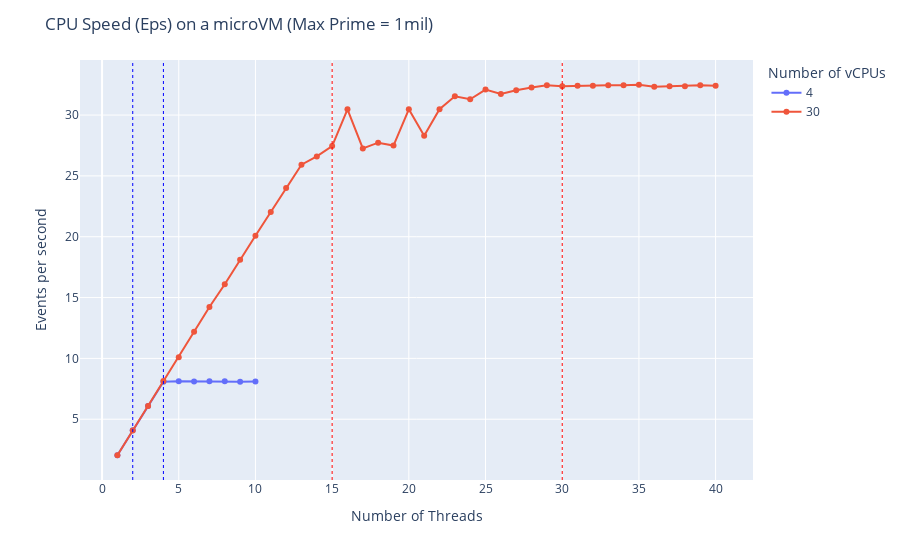

Notebook code for this chart:
### Code cell
fig = px.line(dff, x='Number of Threads', y='Events per second', color='Number of vCPUs', markers=True)
fig.add_vline(x=2, line_width=1, line_dash="dot", line_color="blue")
fig.add_vline(x=4, line_width=1, line_dash="dot", line_color="blue")
fig.add_vline(x=15, line_width=1, line_dash="dot", line_color="red")
fig.add_vline(x=30, line_width=1, line_dash="dot", line_color="red")
fig['layout'].update(title='CPU Speed (Eps) on a microVM (Max Prime = 1mil)')
fig.show()

### Figure 1 — Plotly figure (JSON) as saved in the notebook; plotly's stock layout.template omitted (floating-point values rounded to 4 significant figures)
{"data": [{"hovertemplate": "Number of vCPUs=4<br>Number of Threads=%{x}<br>Events per second=%{y}<extra></extra>", "legendgroup": "4", "line": {"color": "#636efa", "dash": "solid"}, "marker": {"symbol": "circle"}, "mode": "lines+markers", "name": "4", "orientation": "v", "showlegend": true, "type": "scatter", "x": [1, 2, 3, 4, 5, 6, 7, 8, 9, 10], "xaxis": "x", "y": [2.04, 4.09, 6.08, 8.09, 8.13, 8.11, 8.13, 8.13, 8.09, 8.1], "yaxis": "y"}, {"hovertemplate": "Number of vCPUs=30<br>Number of Threads=%{x}<br>Events per second=%{y}<extra></extra>", "legendgroup": "30", "line": {"color": "#EF553B", "dash": "solid"}, "marker": {"symbol": "circle"}, "mode": "lines+markers", "name": "30", "orientation": "v", "showlegend": true, "type": "scatter", "x": [1, 2, 3, 4, 5, 6, 7, 8, 9, 10, 11, 12, 13, 14, 15, 16, 17, 18, 19, 20, 21, 22, 23, 24, 25, 26, 27, 28, 29, 30, 31, 32, 33, 34, 35, 36, 37, 38, 39, 40], "xaxis": "x", "y": [2.04, 4.08, 6.08, 8.14, 10.09, 12.2, 14.23, 16.09, 18.11, 20.08, 22.03, 24.01, 25.92, 26.6, 27.45, 30.47, 27.26, 27.73, 27.49, 30.47, 28.29, 30.48, 31.54, 31.3, 32.09, 31.73, 32.04, 32.27, 32.45, 32.37, 32.41, 32.4, 32.44, 32.44, 32.49, 32.33, 32.36, 32.37, 32.45, 32.4], "yaxis": "y"}], "layout": {"legend": {"title": {"text": "Number of vCPUs"}, "tracegroupgap": 0}, "margin": {"t": 60}, "shapes": [{"line": {"color": "blue", "dash": "dot", "width": 1}, "type": "line", "x0": 2, "x1": 2, "xref": "x", "y0": 0, "y1": 1, "yref": "y domain"}, {"line": {"color": "blue", "dash": "dot", "width": 1}, "type": "line", "x0": 4, "x1": 4, "xref": "x", "y0": 0, "y1": 1, "yref": "y domain"}, {"line": {"color": "red", "dash": "dot", "width": 1}, "type": "line", "x0": 15, "x1": 15, "xref": "x", "y0": 0, "y1": 1, "yref": "y domain"}, {"line": {"color": "red", "dash": "dot", "width": 1}, "type": "line", "x0": 30, "x1": 30, "xref": "x", "y0": 0, "y1": 1, "yref": "y domain"}], "title": {"text": "CPU Speed (Eps) on a microVM (Max Prime = 1mil)"}, "xaxis": {"anchor": "y", "domain": [0, 1], "title": {"text": "Number of Threads"}}, "yaxis": {"anchor": "x", "domain": [0, 1], "title": {"text": "Events per second"}}}}
